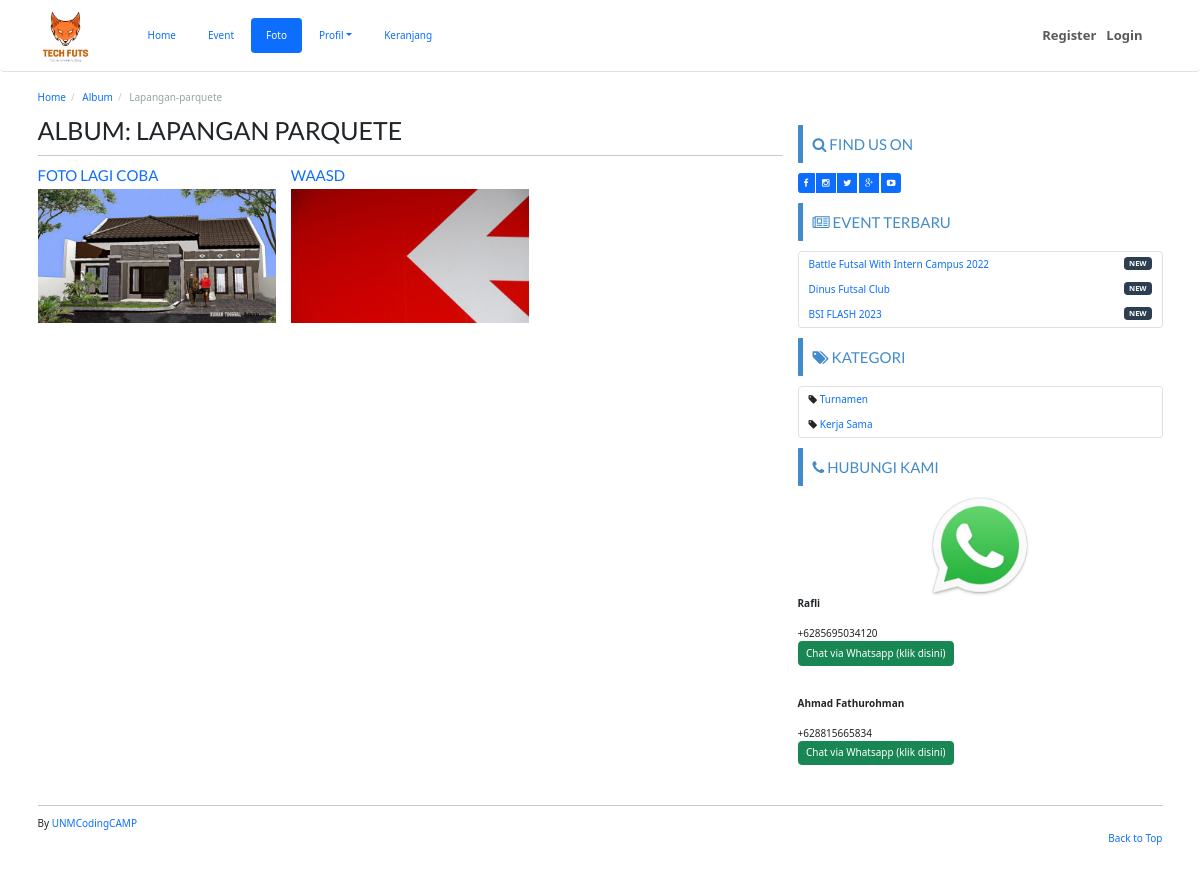
The page /gallery/read/lapangan-parquete on the database its author committed.
### tables this page shows
CREATE TABLE `company` (
  `id_company` int(11) NOT NULL,
  `company_name` varchar(100) NOT NULL,
  `company_desc` text NOT NULL,
  `company_address` text NOT NULL,
  `company_maps` text NOT NULL,
  `company_phone` char(30) NOT NULL,
  `company_phone2` char(30) NOT NULL,
  `company_fax` char(30) NOT NULL,
  `company_email` char(30) NOT NULL,
  `foto` text NOT NULL,
  `foto_type` char(10) NOT NULL,
  `created` datetime NOT NULL DEFAULT current_timestamp(),
  `modified` datetime DEFAULT NULL,
  `created_by` char(50) NOT NULL,
  `modified_by` char(50) NOT NULL
);

CREATE TABLE `foto` (
  `id_foto` int(11) NOT NULL,
  `album_id` int(11) NOT NULL,
  `nama_foto` char(100) NOT NULL,
  `slug_foto` char(100) NOT NULL,
  `foto` text NOT NULL,
  `created_by` char(20) NOT NULL,
  `created_at` datetime NOT NULL DEFAULT current_timestamp(),
  `modified_by` char(20) NOT NULL,
  `modified_at` datetime DEFAULT NULL ON UPDATE current_timestamp()
);

CREATE TABLE `event` (
  `id_event` int(11) NOT NULL,
  `nama_event` varchar(100) NOT NULL,
  `slug_event` varchar(100) DEFAULT NULL,
  `deskripsi` text DEFAULT NULL,
  `kategori` int(11) DEFAULT NULL,
  `foto` text DEFAULT NULL,
  `foto_type` char(10) DEFAULT NULL,
  `created_at` datetime NOT NULL DEFAULT current_timestamp(),
  `created_by` char(50) NOT NULL,
  `modified_at` datetime DEFAULT NULL ON UPDATE current_timestamp(),
  `modified_by` char(50) NOT NULL
);

CREATE TABLE `kategori` (
  `id_kategori` int(11) NOT NULL,
  `nama_kategori` varchar(20) NOT NULL,
  `slug_kat` varchar(20) NOT NULL,
  `created_by` char(50) NOT NULL,
  `created_at` datetime NOT NULL DEFAULT current_timestamp(),
  `modified_by` char(50) NOT NULL,
  `modified_at` datetime DEFAULT NULL ON UPDATE current_timestamp()
);

CREATE TABLE `kontak` (
  `id_kontak` int(11) NOT NULL,
  `nama_kontak` char(50) NOT NULL,
  `nohp` char(50) NOT NULL,
  `created_by` char(50) NOT NULL,
  `created_at` datetime NOT NULL DEFAULT current_timestamp(),
  `modified_by` char(50) NOT NULL,
  `modified_at` datetime DEFAULT NULL ON UPDATE current_timestamp()
);

### application/controllers/Gallery.php (called while the page is built, shortened)
<?php
class Gallery extends CI_Controller {
	function __construct()
  {
		$this->load->helper('clean');
		$this->load->model('Album_model');
		$this->load->model('Company_model');
		$this->load->model('Event_model');
		$this->load->model('Foto_model');
		$this->load->model('Kategori_model');
		$this->load->model('Kontak_model');
		$this->data['company_data'] 			= $this->Company_model->get_by_company();
		$this->data['event_sidebar'] 			= $this->Event_model->get_all_sidebar();
		$this->data['kategori_sidebar'] 	= $this->Kategori_model->get_all();
		$this->data['kontak_sidebar'] 		= $this->Kontak_model->get_all();
  }
	public function read($id)
	{
		$row = $this->Album_model->get_by_id_front($id)->row();
		if ($row)
    {
			$this->data['title'] 						= 'Album '.$row->nama_album;
    	$this->data['album_detail']     = $this->Album_model->get_by_id_front($id)->result();
			$this->load->view('front/album/foto', $this->data);
    }
	}
}

### index.php (called while the page is built, shortened)
<?php
require_once BASEPATH.'core/CodeIgniter.php';

### application/models/Company_model.php (called while the page is built, shortened)
<?php  if ( ! defined('BASEPATH')) exit('No direct script access allowed');
class Company_model extends CI_Model
{
  public $table = 'company';
  function get_by_company()
  {
    $this->db->where('id_company', '1');
    return $this->db->get($this->table)->row();
  }
}

### application/helpers/clean_helper.php (called while the page is built, shortened)
<?php
function clean2($string)
{
 $c       = array (',','-');
 $string  = str_replace($c, ' ', $string);
 return $string;
}
?>

### application/models/Album_model.php (called while the page is built, shortened)
<?php  if ( ! defined('BASEPATH')) exit('No direct script access allowed');
class Album_model extends CI_Model
{
  public $table = 'album';
  function get_by_id_front($id)
  {
    $this->db->join('foto', 'album.id_album = foto.album_id');
    $this->db->where('album.slug_album', $id);
    return $this->db->get($this->table);
  }
}

### application/models/Event_model.php (called while the page is built, shortened)
<?php  if ( ! defined('BASEPATH')) exit('No direct script access allowed');
class Event_model extends CI_Model
{
  public $table = 'event';
  public $id    = 'id_event';
  public $order = 'DESC';
  function get_all_sidebar()
  {
    $this->db->limit(3);
    $this->db->order_by($this->id, $this->order);
    return $this->db->get($this->table)->result();
  }
}

### application/models/Kategori_model.php (called while the page is built, shortened)
<?php  if ( ! defined('BASEPATH')) exit('No direct script access allowed');
class Kategori_model extends CI_Model
{
  public $table = 'kategori';
  function get_all()
  {
    return $this->db->get($this->table)->result();
  }
}

### application/models/Kontak_model.php (called while the page is built, shortened)
<?php  if ( ! defined('BASEPATH')) exit('No direct script access allowed');
class Kontak_model extends CI_Model
{
  public $table = 'kontak';
  function get_all()
  {
    return $this->db->get($this->table)->result();
  }
}

### application/views/front/modul/mod_cs.php (the view)
<div class="bs-callout bs-callout-primary"><h4><i class="fa fa-phone"></i> Hubungi Kami</h4></div>
<ul class="list-group">
  <div align="center"><img src="<?php echo base_url('assets/images/wa.jpg') ?>" width="100px"></div>
  <?php foreach($kontak_sidebar as $kontak){?>
    <b><?php echo $kontak->nama_kontak ?></b><br>
    +<?php echo $kontak->nohp ?><br>
    <a href="https://api.whatsapp.com/send?phone=+<?php echo $kontak->nohp ?>&text=Hi%20Gan,%20Saya%20mau%20booking%20lapangan">
      <button class="btn btn-success" type="submit" name="button">Chat via Whatsapp (klik disini)</button>
    </a><br><br>
  <?php } ?>
</ul>

### application/views/front/navbar.php (shortened to what this page needs)
<!DOCTYPE html>
<html lang="en">
<head>
  <link href="https://cdn.jsdelivr.net/npm/bootstrap@5.3.3/dist/css/bootstrap.min.css" rel="stylesheet">
</head>
<body>
<nav class="navbar navbar-expand-lg navbar-light fixed-top border-bottom bg-white">
  <div class="container">
    <a class="navbar-brand" href="<?php echo base_url() ?>" style="padding:0;">
      <img src="<?php echo base_url('assets/images/company/').$company_data->foto.$company_data->foto_type ?>" alt="<?php echo $company_data->company_name ?>" width="85px">
    </a>
    <div class="collapse navbar-collapse" id="navbarNav">
      <ul class="nav nav-pills">
        <li class="nav-item">
          <a class="nav-link <?php if($this->uri->segment(1) == ""){echo "active";} ?>" href="<?php echo base_url() ?>">Home</a>
        </li>
        <li class="nav-item">
          <a class="nav-link <?php if($this->uri->segment(1) == "event"){echo "active";} ?>" href="<?php echo base_url('event') ?>">Event</a>
        </li>
        <li class="nav-item">
          <a class="nav-link <?php if($this->uri->segment(1) == "gallery"){echo "active";} ?>" href="<?php echo base_url('gallery/album') ?>">Foto</a>
        </li>
        <li class="nav-item dropdown">
          <a class="nav-link dropdown-toggle <?php if($this->uri->segment(1) == "about" || $this->uri->segment(1) == "contact"){echo "active";} ?>" href="#" id="navbarDropdown" role="button" data-bs-toggle="dropdown" aria-expanded="false">Profil</a>
        </li>
        <li class="nav-item">
          <a class="nav-link <?php if($this->uri->segment(1) == "cart" && $this->uri->segment(2) == ""){echo "active";} ?>" href="<?php echo base_url('cart') ?>">Keranjang</a>
        </li>
      </ul>
      <ul class="navbar-nav ms-auto">
        <?php if($this->session->userdata('usertype') != NULL){ ?>
          <li class="nav-item dropdown">
            <a class="nav-link dropdown-toggle" href="#" id="userDropdown" role="button" data-bs-toggle="dropdown" aria-expanded="false">
              Hi, <?php echo $this->session->userdata('username') ?>
            </a>
            <ul class="dropdown-menu dropdown-menu-end" aria-labelledby="userDropdown">
              <li><a class="dropdown-item" href="<?php echo base_url('cart/history') ?>">Riwayat Booking</a></li>
              <li><a class="dropdown-item" href="<?php echo base_url('auth/edit_profil/').$this->session->userdata('user_id') ?>">Edit Profil</a></li>
              <li><a class="dropdown-item" href="<?php echo base_url('auth/profil') ?>">Profil Saya</a></li>
              <li><hr class="dropdown-divider"></li>
              <li><a class="dropdown-item" href="<?php echo base_url('auth/logout') ?>">Logout</a></li>
            </ul>
          </li>
        <?php } else { ?>
          <li class="nav-item"><a class="nav-link" href="<?php echo base_url('auth/register') ?>"><b style="font-size: 13px">Register</b></a></li>
          <li class="nav-item"><a class="nav-link" href="<?php echo base_url('auth/login') ?>"><b style="font-size: 13px">Login</b></a></li>
        <?php } ?>
      </ul>
    </div>
  </div>
</nav>
</body>
</html>

### application/views/front/album/foto.php (shortened to what this page needs)
<?php $this->load->view('front/header'); ?>
<?php $this->load->view('front/navbar'); ?>
<div class="container">
	<ol class="breadcrumb">
		<li><a href="<?php echo base_url() ?>">Home</a></li>
		<li><a href="<?php echo base_url('gallery/album') ?>">Album</a></li>
		<li class="active"><?php echo ucfirst($this->uri->segment(3)) ?></li>
	</ol>
	<div class="row">
		<div class="col-md-8"><h1>ALBUM: <?php echo strtoupper(clean2(ucfirst($this->uri->segment(3)))) ?></h1><hr>
			<div class="row">
				<?php foreach($album_detail as $foto){ ?>
	        <div class="col-md-4">
						<h4><a href="#"><?php echo $foto->nama_foto ?></a></h4>
						<?php
						if(empty($foto->foto)) {echo "<img id='zoom-image' class='img-responsive' src='".base_url()."assets/images/no_image_thumb.png'>";}
						else { echo " <img id='zoom-image' class='img-responsive' src='".base_url()."assets/images/foto/".$foto->foto."'> ";}
						?>
					</div>
				<?php } ?>
			</div>
		</div>
		<?php $this->load->view('front/sidebar'); ?>
	</div>
</div>

### application/views/front/modul/mod_event.php
<div class="bs-callout bs-callout-primary mt-3">
  <h4><i class="fa fa-newspaper-o"></i> Event Terbaru</h4>
</div>
<ul class="list-group">
  <?php
  foreach ($event_sidebar as $event_sidebar) {
  ?>
    <li class="list-group-item">
      <span class="badge">NEW</span>
      <?php echo anchor('event/read/' . $event_sidebar->slug_event . '', '' . $event_sidebar->nama_event . '') ?>
    </li>
  <?php } ?>
</ul>

### application/views/front/modul/mod_kategori.php (shortened to what this page needs)
<div class="bs-callout bs-callout-primary"><h4><i class="fa fa-tags"></i> Kategori</h4></div>
<ul class="list-group">
  <?php
  foreach ($kategori_sidebar as $kategori_sidebar)
  {
  ?>
  <li class="list-group-item">
    <i class="fa fa-tag"></i> <?php echo anchor('event/kategori/'.$kategori_sidebar->slug_kat.'',''.$kategori_sidebar->nama_kategori.'') ?>
  </li>
  <?php } ?>
</ul>

### assets/template/frontend/css/custom.css (style rules this page uses)
body { padding-top: 90px; padding-bottom: 30px; }
h4 { font-weight: bold; text-transform: uppercase; }
.bs-callout { padding: 10px; margin-top: 10px; margin-bottom: 10px; border: 0px solid #eee; border-left-width: 5px; border-radius: 1px; }
.bs-callout h4 { margin-top: 0; margin-bottom: 0px; }
.bs-callout-primary { border-left-color: #428bca; }
.bs-callout-primary h4 { color: #428bca; }
a:hover, a:visited, a:link, a:active { text-decoration: none; }
#zoom-image { cursor: zoom-in; }

### rows shown on the page
company: foto+foto_type (picture)
foto: nama_foto "FOTO LAGI COBA", foto (picture)
foto: nama_foto "WAASD", foto (picture)
event: slug_event+nama_event "Battle Futsal With Intern Campus 2022"
event: slug_event+nama_event "Dinus Futsal Club"
event: slug_event+nama_event "BSI FLASH 2023"
kategori: slug_kat+nama_kategori "Turnamen"
kategori: slug_kat+nama_kategori "Kerja Sama"
kontak: nama_kontak "Rafli", nohp "6285695034120"
kontak: nama_kontak "Ahmad Fathurohman", nohp "628815665834"

### other values the page prints
$this->uri->segment(3) "Lapangan-parquete"
clean2(ucfirst($this->uri->segment(3))) "LAPANGAN PARQUETE"
